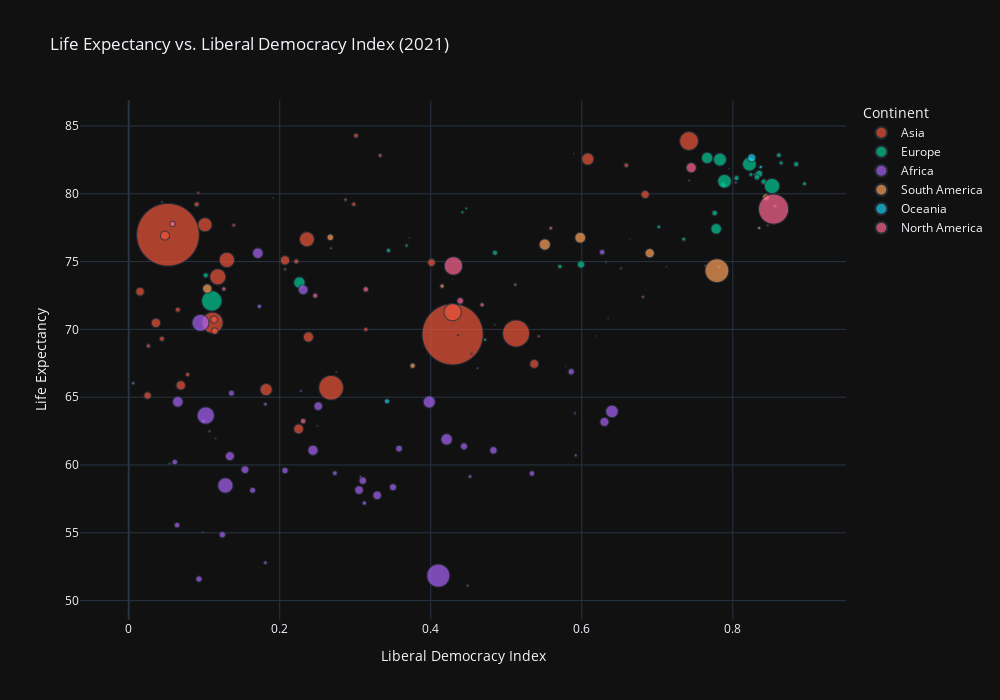

The notebook cell saved with this chart:
### Code cell
# Load the dataset
df = life_exp_lib_democ

# Display basic info and first few rows to understand the data structure
print(df.info())
print(df.head())

# Clean the data by removing rows with NaN values in critical columns
df_cleaned = df.dropna(subset=['Liberal democracy index (best estimate, aggregate: average)', 
                               'Period life expectancy at birth - Sex: all - Age: 0', 
                               'Population (historical)'])

# Scale the population to increase the size of the points
df_cleaned['Scaled Population'] = df_cleaned['Population (historical)'] / 1e6

# Create the scatter plot with text labels
fig = px.scatter(
    df_cleaned,
    x='Liberal democracy index (best estimate, aggregate: average)',
    y='Period life expectancy at birth - Sex: all - Age: 0',
    size='Scaled Population',  # Use the scaled population
    color='Continent',
    hover_name='Entity',
    # text='Entity',  # Add country names as text
    size_max=150,  # Increase size_max to make points larger
    title='Life Expectancy vs. Liberal Democracy Index (2021)',
    labels={
        'Liberal democracy index (best estimate, aggregate: average)': 'Liberal Democracy Index',
        'Period life expectancy at birth - Sex: all - Age: 0': 'Life Expectancy'
    }
)

# Update the layout
fig.update_layout(
    xaxis_title='Liberal Democracy Index',
    yaxis_title='Life Expectancy',
    legend_title='Continent',
    template='plotly_dark',
    height=700,
    width=1000
)

# Update the text position for better readability
fig.update_traces(textposition='bottom center')

# Show the plot
fig.show()

### Figure 1 — Plotly figure (JSON) as saved in the notebook; plotly's stock layout.template omitted (floating-point values rounded to 4 significant figures)
{"data": [{"hovertemplate": "<b>%{hovertext}</b><br><br>Continent=Asia<br>Liberal Democracy Index=%{x}<br>Life Expectancy=%{y}<br>Scaled Population=%{marker.size}<extra></extra>", "hovertext": ["Afghanistan", "Armenia", "Azerbaijan", "Bahrain", "Bangladesh", "Bhutan", "Cambodia", "China", "East Timor", "Georgia", "Hong Kong", "India", "Indonesia", "Iran", "Iraq", "Israel", "Japan", "Jordan", "Kazakhstan", "Kuwait", "Kyrgyzstan", "Laos", "Lebanon", "Malaysia", "Maldives", "Mongolia", "Myanmar", "Nepal", "North Korea", "Oman", "Pakistan", "Philippines", "Qatar", "Saudi Arabia", "Singapore", "South Korea", "Sri Lanka", "Syria", "Taiwan", "Tajikistan", "Thailand", "Turkey", "Turkmenistan", "United Arab Emirates", "Uzbekistan", "Vietnam", "Yemen"], "legendgroup": "Asia", "marker": {"color": "#EF553B", "size": [33.83, 2.921, 9.753, 1.37, 159.4, 0.7406, 15.62, 1396.0, 1.205, 3.792, 7.366, 1328.0, 261.8, 82.62, 37.56, 8.053, 127.3, 9.545, 18.08, 3.834, 6.002, 6.802, 6.472, 31.23, 0.4282, 2.977, 51.09, 27.82, 25.58, 4.185, 217.3, 105.3, 2.427, 29.97, 5.525, 50.98, 21.73, 19.42, 23.53, 8.644, 70.54, 80.01, 6.216, 8.675, 30.75, 92.82, 31.16], "sizemode": "area", "sizeref": 0.3535, "symbol": "circle"}, "mode": "markers", "name": "Asia", "showlegend": true, "textposition": "bottom center", "type": "scattergl", "x": [0.225, 0.207, 0.065, 0.044, 0.111, 0.485, 0.114, 0.052, 0.462, 0.512, 0.301, 0.429, 0.513, 0.13, 0.238, 0.659, 0.742, 0.222, 0.113, 0.287, 0.314, 0.078, 0.298, 0.207, 0.191, 0.543, 0.182, 0.537, 0.015, 0.139, 0.268, 0.429, 0.092, 0.048, 0.333, 0.608, 0.401, 0.025, 0.684, 0.044, 0.101, 0.236, 0.026, 0.09, 0.036, 0.118, 0.069], "xaxis": "x", "y": [62.66, 74.44, 71.45, 79.4, 70.49, 70.34, 69.87, 76.98, 67.14, 73.3, 84.29, 69.64, 69.7, 75.12, 69.44, 82.1, 83.89, 75.01, 70.73, 79.56, 70.0, 66.67, 79.23, 75.09, 79.7, 69.5, 65.56, 67.46, 72.78, 77.69, 65.7, 71.27, 80.06, 76.92, 82.83, 82.56, 74.93, 65.12, 79.95, 69.31, 77.72, 76.65, 68.78, 79.22, 70.48, 73.88, 65.87], "yaxis": "y"}, {"hovertemplate": "<b>%{hovertext}</b><br><br>Continent=Europe<br>Liberal Democracy Index=%{x}<br>Life Expectancy=%{y}<br>Scaled Population=%{marker.size}<extra></extra>", "hovertext": ["Albania", "Austria", "Belarus", "Belgium", "Bosnia and Herzegovina", "Bulgaria", "Croatia", "Cyprus", "Czechia", "Denmark", "Estonia", "Finland", "France", "Germany", "Greece", "Hungary", "Iceland", "Ireland", "Italy", "Kosovo", "Latvia", "Lithuania", "Luxembourg", "Malta", "Moldova", "Montenegro", "Netherlands", "North Macedonia", "Norway", "Poland", "Portugal", "Romania", "Russia", "Serbia", "Slovakia", "Slovenia", "Spain", "Sweden", "Switzerland", "Ukraine", "United Kingdom"], "legendgroup": "Europe", "marker": {"color": "#00cc96", "size": [2.899, 8.644, 9.487, 11.28, 3.519, 7.178, 4.184, 1.22, 10.52, 5.684, 1.315, 5.48, 64.92, 82.08, 10.82, 9.839, 0.331, 4.702, 60.58, 1.779, 1.978, 2.906, 0.5695, 0.445, 3.287, 0.6281, 17.11, 1.98, 5.19, 38.27, 10.37, 19.87, 145.3, 7.177, 5.42, 2.06, 46.68, 9.799, 8.284, 45.78, 65.38], "sizemode": "area", "sizeref": 0.3535, "symbol": "circle"}, "mode": "markers", "name": "Europe", "showlegend": true, "textposition": "bottom center", "type": "scattergl", "x": [0.442, 0.805, 0.102, 0.841, 0.368, 0.571, 0.702, 0.742, 0.776, 0.895, 0.846, 0.824, 0.822, 0.852, 0.787, 0.485, 0.785, 0.83, 0.783, 0.447, 0.764, 0.782, 0.795, 0.59, 0.472, 0.372, 0.835, 0.268, 0.864, 0.778, 0.832, 0.599, 0.11, 0.344, 0.735, 0.804, 0.766, 0.884, 0.861, 0.226, 0.789], "xaxis": "x", "y": [78.64, 81.16, 73.99, 80.89, 76.18, 74.63, 77.56, 80.97, 78.58, 80.74, 77.66, 81.42, 82.19, 80.57, 80.67, 75.65, 82.35, 81.42, 82.53, 78.92, 74.69, 74.61, 81.84, 82.96, 69.24, 76.76, 81.48, 75.98, 82.27, 77.42, 81.21, 74.79, 72.1, 75.82, 76.65, 80.82, 82.65, 82.18, 82.85, 73.46, 80.92], "yaxis": "y"}, {"hovertemplate": "<b>%{hovertext}</b><br><br>Continent=Africa<br>Liberal Democracy Index=%{x}<br>Life Expectancy=%{y}<br>Scaled Population=%{marker.size}<extra></extra>", "hovertext": ["Algeria", "Angola", "Benin", "Botswana", "Burkina Faso", "Burundi", "Cameroon", "Cape Verde", "Central African Republic", "Chad", "Comoros", "Congo", "Cote d'Ivoire", "Democratic Republic of Congo", "Djibouti", "Egypt", "Equatorial Guinea", "Eritrea", "Eswatini", "Ethiopia", "Gabon", "Gambia", "Ghana", "Guinea", "Guinea-Bissau", "Kenya", "Lesotho", "Liberia", "Libya", "Madagascar", "Malawi", "Mali", "Mauritania", "Mauritius", "Morocco", "Mozambique", "Namibia", "Niger", "Nigeria", "Rwanda", "Sao Tome and Principe", "Senegal", "Seychelles", "Sierra Leone", "Somalia", "South Africa", "South Sudan", "Sudan", "Tanzania", "Togo", "Tunisia", "Uganda", "Zambia", "Zimbabwe"], "legendgroup": "Africa", "marker": {"color": "#ab63fa", "size": [40.02, 28.16, 11.36, 2.203, 18.78, 11.05, 22.76, 0.5124, 4.629, 14.65, 0.7267, 5.098, 25.25, 81.04, 1.02, 99.6, 1.454, 3.106, 1.143, 103.9, 2.041, 2.225, 28.7, 11.77, 1.786, 47.09, 2.105, 4.659, 6.532, 25.43, 17.09, 18.59, 3.966, 1.292, 34.61, 26.55, 2.374, 19.94, 190.7, 11.64, 0.2003, 14.59, 0.1072, 7.038, 13.81, 56.72, 11.11, 40.02, 52.02, 7.663, 11.4, 37.53, 16.4, 14.4], "sizemode": "area", "sizeref": 0.3535, "symbol": "circle"}, "mode": "markers", "name": "Africa", "showlegend": true, "textposition": "bottom center", "type": "scattergl", "x": [0.171, 0.134, 0.534, 0.591, 0.31, 0.061, 0.154, 0.712, 0.181, 0.093, 0.25, 0.099, 0.329, 0.128, 0.115, 0.095, 0.054, 0.006, 0.098, 0.102, 0.228, 0.107, 0.63, 0.164, 0.307, 0.421, 0.449, 0.452, 0.173, 0.251, 0.444, 0.35, 0.181, 0.632, 0.231, 0.305, 0.592, 0.483, 0.41, 0.136, 0.579, 0.586, 0.429, 0.312, 0.124, 0.64, 0.064, 0.065, 0.398, 0.273, 0.627, 0.244, 0.358, 0.207], "xaxis": "x", "y": [75.62, 60.65, 59.38, 63.82, 58.85, 60.22, 59.66, 74.62, 52.79, 51.59, 62.9, 63.23, 57.76, 58.49, 61.96, 70.48, 60.1, 66.03, 55.02, 63.65, 65.46, 62.49, 63.18, 58.13, 59.13, 61.89, 51.1, 59.15, 71.7, 64.34, 61.38, 58.36, 64.48, 74.98, 72.92, 58.15, 60.7, 61.08, 51.84, 65.3, 67.25, 66.88, 73.7, 57.19, 54.86, 63.95, 55.57, 64.66, 64.65, 59.4, 75.69, 61.09, 61.21, 59.59], "yaxis": "y"}, {"hovertemplate": "<b>%{hovertext}</b><br><br>Continent=South America<br>Liberal Democracy Index=%{x}<br>Life Expectancy=%{y}<br>Scaled Population=%{marker.size}<extra></extra>", "hovertext": ["Argentina", "Bolivia", "Brazil", "Chile", "Colombia", "Ecuador", "Guyana", "Paraguay", "Peru", "Suriname", "Uruguay", "Venezuela"], "legendgroup": "South America", "marker": {"color": "#FFA15A", "size": [43.48, 11.01, 201.7, 18.05, 46.97, 16.27, 0.7588, 6.159, 30.46, 0.5816, 3.368, 30.57], "sizemode": "area", "sizeref": 0.3535, "symbol": "circle"}, "mode": "markers", "name": "South America", "showlegend": true, "textposition": "bottom center", "type": "scattergl", "x": [0.598, 0.376, 0.779, 0.844, 0.551, 0.267, 0.454, 0.415, 0.69, 0.635, 0.835, 0.104], "xaxis": "x", "y": [76.76, 67.32, 74.33, 79.75, 76.26, 76.79, 68.2, 73.19, 75.62, 70.8, 77.48, 73.01], "yaxis": "y"}, {"hovertemplate": "<b>%{hovertext}</b><br><br>Continent=Oceania<br>Liberal Democracy Index=%{x}<br>Life Expectancy=%{y}<br>Scaled Population=%{marker.size}<extra></extra>", "hovertext": ["Australia", "Fiji", "New Zealand", "Papua New Guinea", "Solomon Islands", "Vanuatu"], "legendgroup": "Oceania", "marker": {"color": "#19d3f3", "size": [23.95, 0.9186, 4.614, 8.743, 0.6394, 0.2661], "sizemode": "area", "sizeref": 0.3535, "symbol": "circle"}, "mode": "markers", "name": "Oceania", "showlegend": true, "textposition": "bottom center", "type": "scattergl", "x": [0.825, 0.275, 0.837, 0.342, 0.436, 0.619], "xaxis": "x", "y": [82.66, 66.84, 81.98, 64.7, 69.58, 69.51], "yaxis": "y"}, {"hovertemplate": "<b>%{hovertext}</b><br><br>Continent=North America<br>Liberal Democracy Index=%{x}<br>Life Expectancy=%{y}<br>Scaled Population=%{marker.size}<extra></extra>", "hovertext": ["Barbados", "Canada", "Costa Rica", "Cuba", "Dominican Republic", "El Salvador", "Guatemala", "Haiti", "Honduras", "Jamaica", "Mexico", "Nicaragua", "Panama", "Trinidad and Tobago", "United States"], "legendgroup": "North America", "marker": {"color": "#FF6692", "size": [0.279, 35.96, 4.818, 11.28, 10.43, 6.184, 15.97, 10.52, 9.237, 2.803, 121.1, 6.149, 3.96, 1.429, 326.1], "sizemode": "area", "sizeref": 0.3535, "symbol": "circle"}, "mode": "markers", "name": "North America", "showlegend": true, "textposition": "bottom center", "type": "scattergl", "x": [0.664, 0.745, 0.856, 0.058, 0.314, 0.468, 0.439, 0.231, 0.247, 0.681, 0.43, 0.126, 0.559, 0.652, 0.854], "xaxis": "x", "y": [76.65, 81.92, 79.09, 77.77, 72.95, 71.81, 72.1, 63.24, 72.49, 72.39, 74.68, 72.98, 77.47, 74.5, 78.87], "yaxis": "y"}], "layout": {"height": 700, "legend": {"itemsizing": "constant", "title": {"text": "Continent"}, "tracegroupgap": 0}, "title": {"text": "Life Expectancy vs. Liberal Democracy Index (2021)"}, "width": 1000, "xaxis": {"anchor": "y", "autorange": true, "domain": [0, 1], "range": [-0.06422, 0.9499], "title": {"text": "Liberal Democracy Index"}, "type": "linear"}, "yaxis": {"anchor": "x", "autorange": true, "domain": [0, 1], "range": [48.57, 86.92], "title": {"text": "Life Expectancy"}, "type": "linear"}}}
